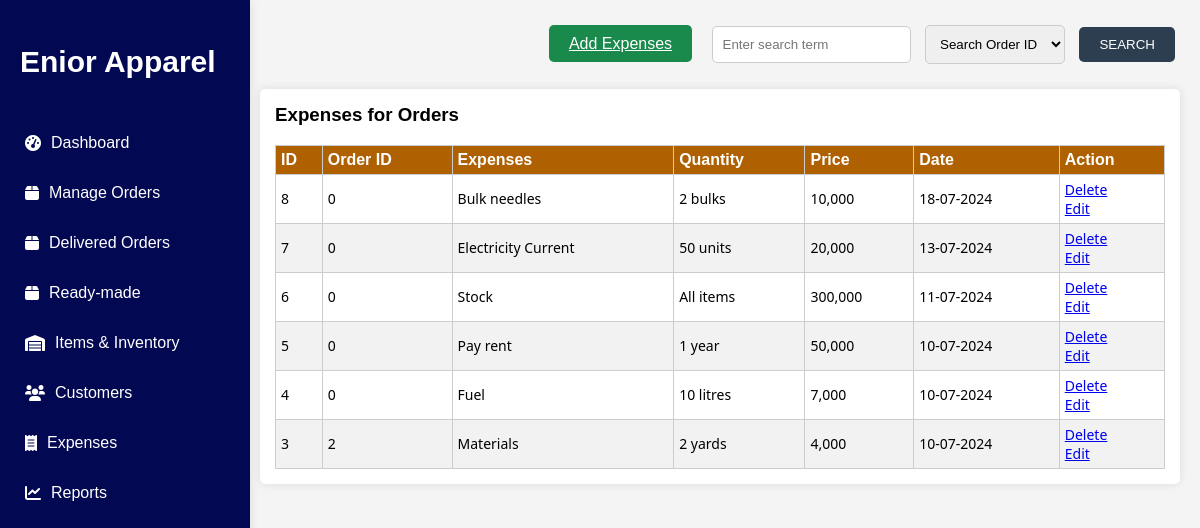
Screenshot of /view_expenses with the database file from the repository.
### app.py (models this page shows)
class OrdExpense(db.Model):
    id = db.Column(db.Integer, primary_key=True)
    order_id = db.Column(db.String(20), nullable=True)
    expense = db.Column(db.String(80), nullable=False)
    quantity = db.Column(db.String(80), nullable=True)
    price = db.Column(db.String(20), nullable=False)
    created_at = db.Column(db.DateTime, nullable=False)

### app.py (the view)
@app.route('/view_expenses', methods=['GET', 'POST'])
def view_expenses():
    expenses = []
    if request.method == 'POST':
        search_query = request.form.get('search_query', '').lower()
        search_type = request.form.get('search_type')
        start_date = request.form.get('start_date')
        end_date = request.form.get('end_date')
        expenses = []
        for exp in OrdExpense.query.order_by(OrdExpense.created_at.desc()).all():
            if search_type == 'order_id' and search_query in str(exp.order_id):
                expenses.append(exp)
            elif search_type == 'date':
                if start_date and end_date:
                    try:
                        start_date_obj = datetime.strptime(start_date, '%Y-%m-%d')
                        end_date_obj = datetime.strptime(end_date, '%Y-%m-%d')
                        start_date_obj = datetime.combine(start_date_obj, datetime.min.time())
                        end_date_obj = datetime.combine(end_date_obj, datetime.max.time())
                        if start_date_obj <= exp.created_at <= end_date_obj:
                            expenses.append(exp)
                    except ValueError:
                        print("Invalid date")
                elif search_query in exp.created_at:
                    expenses.append(exp)
    else:
        for exp in OrdExpense.query.order_by(OrdExpense.created_at.desc()).all():
            expenses.append(exp)
    formatted_expenses = []
    for exp in expenses:
        exp_dict = {
            'id': exp.id,
            'order_id': exp.order_id,
            'expense': exp.expense,
            'quantity': exp.quantity,
            'price': exp.price,
            'created_at': exp.created_at.strftime('%d-%m-%Y')
        }
        formatted_expenses.append(exp_dict)
    return render_template('expenses.html', expenses=formatted_expenses)

### templates/expenses.html (shortened to what this page needs)
<!DOCTYPE html>
<html lang="en">
<head>
    <link rel="stylesheet" href="https://cdnjs.cloudflare.com/ajax/libs/font-awesome/6.0.0-beta3/css/all.min.css">
    <link rel="stylesheet" href="{{ url_for('static', filename='styles.css') }}">
</head>
<body>
    <div class="container">
        <nav class="sidebar">
            <h1>Enior Apparel</h1>
            <ul>
                <li><a href="{{ url_for('index') }}"><i class="fas fa-tachometer-alt"></i> Dashboard</a></li>
                <li><a href="{{ url_for('create_order') }}"><i class="fas fa-box"></i> Manage Orders</a></li>
                <li><a href="{{ url_for('delivered_order') }}"><i class="fas fa-box"></i> Delivered Orders</a></li>
                <li><a href="{{ url_for('ready_order') }}"><i class="fas fa-box"></i> Ready-made</a></li>
                <li><a href="{{ url_for('items') }}"><i class="fas fa-warehouse"></i> Items & Inventory</a></li>
                <li><a href="{{ url_for('view_customer') }}"><i class="fas fa-users"></i> Customers</a></li>
                <li><a href="{{ url_for('view_expenses') }}"><i class="fas fa-receipt"></i> Expenses</a></li>
                <li><a href="{{ url_for('reports') }}"><i class="fas fa-chart-line"></i> Reports</a></li>
            </ul>
        </nav>
        <div class="main-content">
            <div class="order-header">
                <form method="post" action="{{ url_for('view_expenses') }}">
                    <a href="{{ url_for('add_expenses') }}" class="create-new-order">Add Expenses</a>
                    <input type="text" name="search_query" placeholder="Enter search term" class="search-input" id="searchInput">
                    <select name="search_type" class="search-select", id="searchType">
                        <option value="order_id">Search Order ID</option>
                    </select>
                    <button type="submit" class="search-button">SEARCH</button>
                </form>
            </div>
            <div class="order-list">
                <h3>Expenses for Orders</h3>
                <table>
                    <thead>
                        <tr>
                            <th>ID</th>
                            <th>Order ID</th>
                            <th>Expenses</th>
                            <th>Quantity</th>
                            <th>Price</th>
                            <th>Date</th>
                            <th>Action</th>
                        </tr>
                    </thead>
                    <tbody>
                        {% if expenses %}
                            {% for exp in expenses %}
                                <tr>
                                    <td>{{ exp.id }}
                                    <td>{{ exp.order_id }}</td>
                                    <td>{{ exp.expense }}</td>
                                    <td>{{ exp.quantity }}</td>
                                    <td>{{ exp.price }}</td>
                                    <td>{{ exp.created_at }}</td>
                                    <td>
                                        <a href="/delete_expenses/{{exp.id}}">Delete</a>
                                        <br/>
                                        <a href="/edit_expenses/{{exp.id}}">Edit</a>
                                    </td>
                                </tr>
                            {% endfor %}
                        {% else %}
                            <tr>
                                <td colspan="8">No Expenses found</td>
                            </tr>
                        {% endif %}
                    </tbody>
                </table>
            </div>
        </div>
    </div>
</body>
</html>

### static/styles.css (style rules this page uses)
body { font-family: Arial, sans-serif; margin: 0; padding: 0; background-color: #f4f4f4; }
.container { display: flex; }
.sidebar { width: 220px; height: calc(100vh - 30px); position: fixed; background-color: rgb(3, 8, 83); color: white; box-shadow: 0 0 10px rgba(0, 0, 0, 0.1); padding: 15px; }
.sidebar h1 { text-align: left; font-family: 'Trebuchet MS', 'Lucida Sans Unicode', 'Lucida Grande', 'Lucida Sans', Arial, sans-serif; color: white; font-size: 30px; margin-bottom: 40px; border-radius: 5px; padding: 5px; }
.sidebar ul { list-style-type: none; padding: 0; }
.sidebar ul li { margin: 12px 0; }
.sidebar ul li a { color: white; text-decoration: none; display: flex; align-items: center; padding: 10px; transition: background 0.3s; }
.sidebar ul li a i { margin-right: 10px; }
.main-content { flex: 1; padding: 20px; margin-left: 240px; }
.main-content { flex: 1; padding: 20px; }
.order-header { display: flex; align-items: center; margin-bottom: 20px; }
.search-input { flex: 2; padding: 10px; margin-right: 10px; border-radius: 5px; border: 1px solid #ccc; }
.search-select { padding: 10px; margin-right: 10px; border-radius: 5px; border: 1px solid #ccc; }
.search-button { background-color: #2c3e50; color: white; border: none; padding: 10px 20px; cursor: pointer; border-radius: 5px; }
.result-list table, th, td { border: 1px solid #ccc; }
body { font-family: Arial, sans-serif; }
.orders-due table, th, td { border: 1px solid #ccc; }
.orders-due th, td { padding: 10px; text-align: left; font-size: small; font-family: 'Segoe UI', Tahoma, Geneva, Verdana, sans-serif; }
.recent-orders table, th, td { border: 1px solid #ccc; }
.recent-orders th, td { padding: 10px; text-align: left; font-size: small; font-family: 'Segoe UI', Tahoma, Geneva, Verdana, sans-serif; }
.item-list table, th, td { border: 0.5px solid #ccc; }
.order-list { background-color: white; padding: 15px; border-radius: 5px; box-shadow: 0 0 10px rgba(0, 0, 0, 0.1); }
.order-list h3 { margin-top: 0; }
.order-list table { width: 100%; border-collapse: collapse; }
.order-list table, th, td { border: 1px solid #ccc; }
.order-list th { padding: 5px; text-align: left; font-size: 16px; background-color: rgb(175, 97, 1); color: white; }
.order-list td { padding: 5px; text-align: left; font-size: 14px; }
.order-list tr:nth-child(even) { background-color: #f2f2f2; }
.create-new-order { background-color: #19894c; color: white; border: none; padding: 10px 20px; margin-right: 10px; cursor: pointer; border-radius: 5px; }
.customer-list table, th, td { border: 1px solid #ccc; }
.search-input, .search-select, .search-button, .date-input { margin: 5px; }

### rows the page displays
OrdExpense: id "8", order_id "0", expense "Bulk needles", quantity "2 bulks", price "10,000", created_at "18-07-2024"
OrdExpense: id "7", order_id "0", expense "Electricity Current", quantity "50 units", price "20,000", created_at "13-07-2024"
OrdExpense: id "6", order_id "0", expense "Stock", quantity "All items", price "300,000", created_at "11-07-2024"
OrdExpense: id "5", order_id "0", expense "Pay rent", quantity "1 year", price "50,000", created_at "10-07-2024"
OrdExpense: id "4", order_id "0", expense "Fuel", quantity "10 litres", price "7,000", created_at "10-07-2024"
OrdExpense: id "3", order_id "2", expense "Materials", quantity "2 yards", price "4,000", created_at "10-07-2024"
